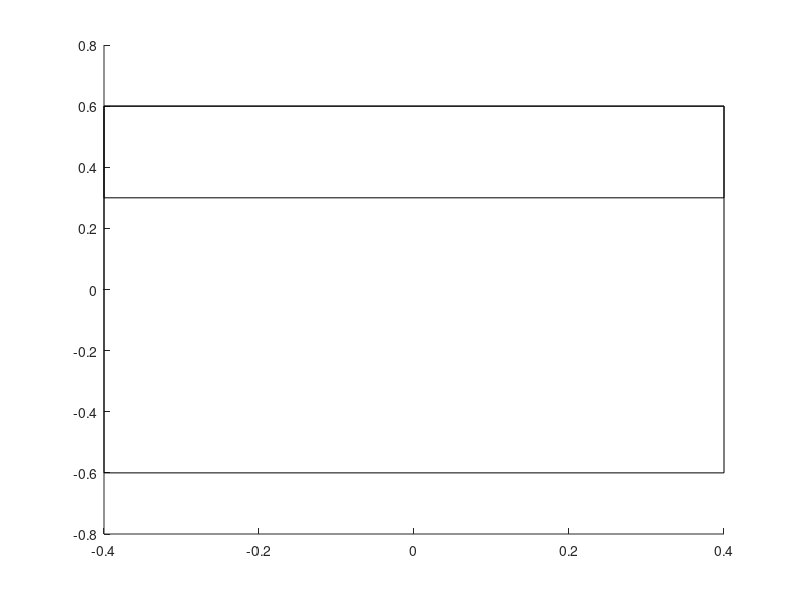

This chart was generated by the following MATLAB code: (Note: this script raises an error after producing the figure.)
%% Generate table
clc; clear;

figure('Name', 'Illustration of table')

% Table
pos = [-0.4 -0.6 0.8 1.2];
rectangle('Position', pos);

% Pick area
pos = [-0.4 0.3 0.8 0.3];
pick = rectangle('Position', pos);
pick.LineWidth = 1.5;
pick.LineStyle = '--';
text(0, 0.55,'Pick area','HorizontalAlignment','center')

% Place area
pos = [0.2 -0.6 0.2 0.2];
place = rectangle('Position', pos);
place.LineWidth = 1.5;
place.LineStyle = '--';
text(0.3, -0.45, 'Place area','HorizontalAlignment','center')

% Cylinders
pos = [-0.39 0.54 0.05 0.05];
c1 = rectangle('Position', pos, 'Curvature', [1 1]);
c1.FaceColor = 'k';

% pos = [-0.05 0.424 0.05 0.05];
% c2 = rectangle('Position', pos, 'Curvature', [1 1]);
% c2.FaceColor = 'k';

pos = [0.34 0.54 0.05 0.05];
c3 = rectangle('Position', pos, 'Curvature', [1 1]);
c3.FaceColor = 'k';

pos = [0.275 -0.55 0.05 0.05];
c4 = rectangle('Position', pos, 'Curvature', [1 1]);
c4.FaceColor = 'k';
axis equal
axis off

%% Grasp the cylinder from the side
% cylinder at left top corner
clc; clear;

data = load("data_cylinder_side/data_cylinder_-0.36_0.56_side.txt");
X = data(:, 1);
Y = data(:, 2);
Z = data(:, 3) + 1;

max_value = max(Z);
cmap = colormap(parula(max_value));
c = cmap(Z);

% figure('Name', 'Scatter3: Cylinder side')
% scatter3(X, Y, Z, 100, c, 'filled')
% grid on

figure('Name', 'Scatter: Cylinder side')

h1=subplot(2,2,1)
scatter(X, Y, 100, c, 'filled')
% Table
pos = [-0.4 -0.6 0.8 1.2];
rectangle('Position', pos);
% Pick area
pos = [-0.4 0.3 0.8 0.3];
pick = rectangle('Position', pos);
pick.LineWidth = 1.5;
pick.LineStyle = '--';
text(0, 0.55,'Pick area','HorizontalAlignment','center')
% Place area
pos = [0.2 -0.6 0.2 0.2];
place = rectangle('Position', pos);
place.LineWidth = 1.5;
place.LineStyle = '--';
text(0.3, -0.45, 'Place area','HorizontalAlignment','center')
% Cylinders
pos = [-0.39 0.54 0.05 0.05];
c1 = rectangle('Position', pos, 'Curvature', [1 1]);
c1.FaceColor = 'k';
axis equal

% cylinder at right top corner
% clc; clear;

data = load("data_cylinder_side/data_cylinder_0.36_0.56_side.txt");
X = data(:, 1);
Y = data(:, 2);
Z = data(:, 3) + 1;

max_value = max(Z);
cmap = colormap(parula(max_value));
c = cmap(Z);

% figure('Name', 'Scatter3: Cylinder side')
% scatter3(X, Y, Z, 100, c, 'filled')
% grid on

%figure('Name', 'Scatter: Cylinder side')
h2=subplot(2,2,2)
scatter(X, Y, 100, c, 'filled')
% Table
pos = [-0.4 -0.6 0.8 1.2];
rectangle('Position', pos);
% Pick area
pos = [-0.4 0.3 0.8 0.3];
pick = rectangle('Position', pos);
pick.LineWidth = 1.5;
pick.LineStyle = '--';
text(0, 0.55,'Pick area','HorizontalAlignment','center')
% Place area
pos = [0.2 -0.6 0.2 0.2];
place = rectangle('Position', pos);
place.LineWidth = 1.5;
place.LineStyle = '--';
text(0.3, -0.45, 'Place area','HorizontalAlignment','center')
pos = [0.34 0.54 0.05 0.05];
c3 = rectangle('Position', pos, 'Curvature', [1 1]);
c3.FaceColor = 'k';
axis equal

% cylinder at pick area
% clc; clear;

data = load("data_cylinder_side/data_cylinder_0.3_-0.5_side.txt");
X = data(:, 1);
Y = data(:, 2);
Z = data(:, 3) + 1;

max_value = max(Z);
cmap = colormap(parula(max_value));
c = cmap(Z);

% figure('Name', 'Scatter3: Cylinder side')
% scatter3(X, Y, Z, 100, c, 'filled')
% grid on

% figure('Name', 'Scatter: Cylinder side')
h3=subplot(2,2,3)
scatter(X, Y, 100, c, 'filled')
% Table
pos = [-0.4 -0.6 0.8 1.2];
rectangle('Position', pos);
% Pick area
pos = [-0.4 0.3 0.8 0.3];
pick = rectangle('Position', pos);
pick.LineWidth = 1.5;
pick.LineStyle = '--';
text(0, 0.55,'Pick area','HorizontalAlignment','center')
% Place area
pos = [0.2 -0.6 0.2 0.2];
place = rectangle('Position', pos);
place.LineWidth = 1.5;
place.LineStyle = '--';
text(0.3, -0.45, 'Place area','HorizontalAlignment','center')
pos = [0.275 -0.55 0.05 0.05];
c4 = rectangle('Position', pos, 'Curvature', [1 1]);
c4.FaceColor = 'k';
axis equal

% All cylinders
%clc; clear;

data1 = load("data_cylinder_side/data_cylinder_-0.36_0.56_side.txt");
data2 = load("data_cylinder_side/data_cylinder_0.36_0.56_side.txt");
data3 = load("data_cylinder_side/data_cylinder_0.3_-0.5_side.txt");
X = [data1(:, 1); data2(:, 1); data3(:, 1)];
Y = [data1(:, 2); data2(:, 2); data3(:, 2)];
Z = [data1(:, 3); data2(:, 3); data3(:, 3)] + 1;

max_value = max(Z);
cmap = colormap(parula(max_value));
c = cmap(Z);

% figure('Name', 'Scatter3: Cylinder side')
% scatter3(X, Y, Z, 100, c, 'filled')
% grid on

% figure('Name', 'Scatter: Cylinder side')
h4=subplot(2,2,4)
scatter(X, Y, 100, c, 'filled')
% Table
pos = [-0.4 -0.6 0.8 1.2];
rectangle('Position', pos);
% Pick area
pos = [-0.4 0.3 0.8 0.3];
pick = rectangle('Position', pos);
pick.LineWidth = 1.5;
pick.LineStyle = '--';
text(0, 0.55,'Pick area','HorizontalAlignment','center')
% Place area
pos = [0.2 -0.6 0.2 0.2];
place = rectangle('Position', pos);
place.LineWidth = 1.5;
place.LineStyle = '--';
text(0.3, -0.45, 'Place area','HorizontalAlignment','center')
% Cylinders
pos = [-0.39 0.54 0.05 0.05];
c1 = rectangle('Position', pos, 'Curvature', [1 1]);
c1.FaceColor = 'k';
pos = [0.34 0.54 0.05 0.05];
c3 = rectangle('Position', pos, 'Curvature', [1 1]);
c3.FaceColor = 'k';
pos = [0.275 -0.55 0.05 0.05];
c4 = rectangle('Position', pos, 'Curvature', [1 1]);
c4.FaceColor = 'k';
axis equal

% axis names
p1=get(h1,'position');
p2=get(h2,'position');
p3=get(h3,'position');
p4=get(h4,'position');
height=p1(2)+p1(4)-p4(2);
width=p4(1)+p4(3)-p3(1);
h5=axes('position',[p3(1) p3(2) width height],'visible','off'); 
h5.XLabel.Visible='on'
h5.YLabel.Visible='on'

axes(h5)
ylabel('y position of the robot base [m].')
xlabel('x position of the robot base [m].')
colorbar('Position', [p4(1)+p4(3)+0.01  p4(2)  0.05  p4(2)+p4(3)*2.1])